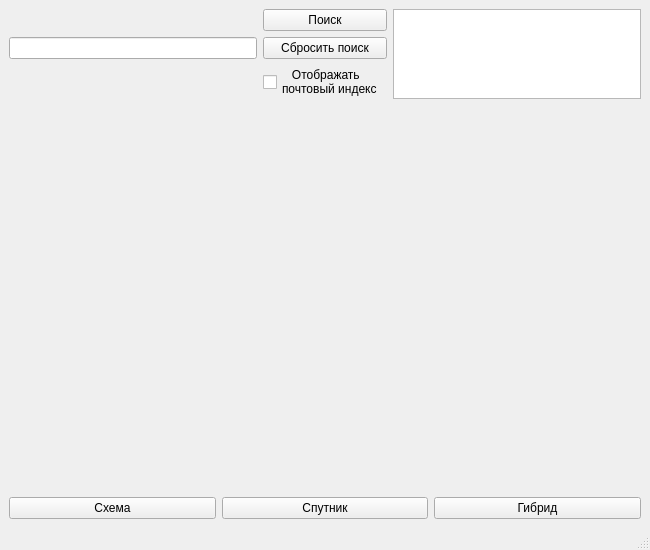
<?xml version="1.0" encoding="UTF-8"?>
<ui version="4.0">
 <class>MainWindow</class>
 <widget class="QMainWindow" name="MainWindow">
  <property name="geometry">
   <rect>
    <x>0</x>
    <y>0</y>
    <width>650</width>
    <height>550</height>
   </rect>
  </property>
  <property name="windowTitle">
   <string>Maps</string>
  </property>
  <widget class="QWidget" name="centralwidget">
   <layout class="QGridLayout" name="gridLayout_2">
    <item row="0" column="0">
     <layout class="QGridLayout" name="gridLayout" columnstretch="2,1,2">
      <item row="0" column="1">
       <widget class="QPushButton" name="search_btn">
        <property name="sizePolicy">
         <sizepolicy hsizetype="Preferred" vsizetype="Fixed">
          <horstretch>0</horstretch>
          <verstretch>0</verstretch>
         </sizepolicy>
        </property>
        <property name="text">
         <string>Поиск</string>
        </property>
       </widget>
      </item>
      <item row="0" column="2" rowspan="3">
       <widget class="QTextBrowser" name="address_text">
        <property name="sizePolicy">
         <sizepolicy hsizetype="Preferred" vsizetype="Preferred">
          <horstretch>0</horstretch>
          <verstretch>0</verstretch>
         </sizepolicy>
        </property>
       </widget>
      </item>
      <item row="1" column="0">
       <widget class="QLineEdit" name="search_line_edit">
        <property name="sizePolicy">
         <sizepolicy hsizetype="Preferred" vsizetype="Fixed">
          <horstretch>0</horstretch>
          <verstretch>0</verstretch>
         </sizepolicy>
        </property>
       </widget>
      </item>
      <item row="1" column="1">
       <widget class="QPushButton" name="reset_search_btn">
        <property name="sizePolicy">
         <sizepolicy hsizetype="Preferred" vsizetype="Fixed">
          <horstretch>0</horstretch>
          <verstretch>0</verstretch>
         </sizepolicy>
        </property>
        <property name="text">
         <string>Сбросить поиск</string>
        </property>
       </widget>
      </item>
      <item row="2" column="1">
       <widget class="QCheckBox" name="check_index">
        <property name="layoutDirection">
         <enum>Qt::LeftToRight</enum>
        </property>
        <property name="locale">
         <locale language="Russian" country="Ukraine"/>
        </property>
        <property name="text">
         <string>   Отображать
почтовый индекс</string>
        </property>
       </widget>
      </item>
     </layout>
    </item>
    <item row="1" column="0">
     <widget class="QLabel" name="main_map">
      <property name="sizePolicy">
       <sizepolicy hsizetype="Preferred" vsizetype="Expanding">
        <horstretch>0</horstretch>
        <verstretch>0</verstretch>
       </sizepolicy>
      </property>
      <property name="text">
       <string/>
      </property>
     </widget>
    </item>
    <item row="2" column="0">
     <layout class="QHBoxLayout" name="horizontalLayout">
      <item>
       <widget class="QPushButton" name="map_btn">
        <property name="text">
         <string>Схема</string>
        </property>
       </widget>
      </item>
      <item>
       <widget class="QPushButton" name="sat_btn">
        <property name="text">
         <string>Спутник</string>
        </property>
       </widget>
      </item>
      <item>
       <widget class="QPushButton" name="hybrid_btn">
        <property name="text">
         <string>Гибрид</string>
        </property>
       </widget>
      </item>
     </layout>
    </item>
   </layout>
  </widget>
  <widget class="QMenuBar" name="menubar">
   <property name="geometry">
    <rect>
     <x>0</x>
     <y>0</y>
     <width>650</width>
     <height>21</height>
    </rect>
   </property>
  </widget>
  <widget class="QStatusBar" name="statusbar"/>
 </widget>
 <resources/>
 <connections/>
</ui>
